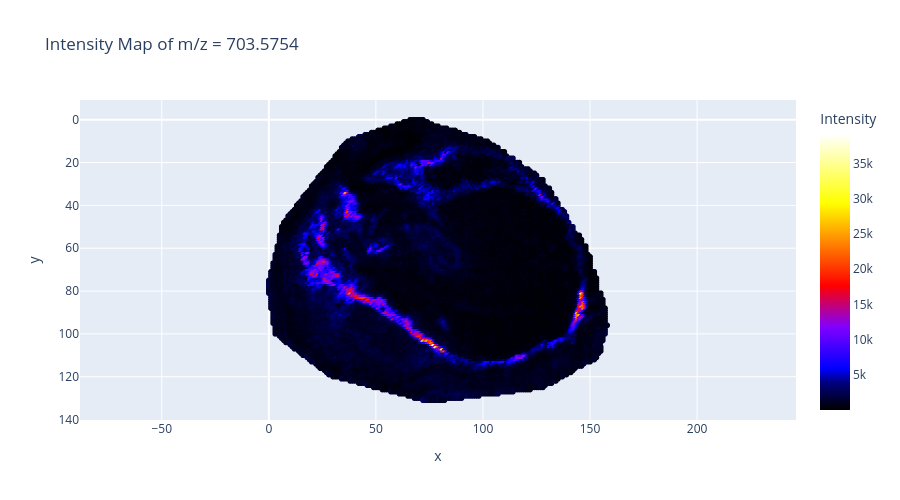

The cell this chart's notebook holds for it:
### Code cell
plot_mz_across_sample_custom(adata, target_mz=703.5655, tol=0.01)

### Figure 1 — Plotly figure (JSON) as saved in the notebook; plotly's stock layout.template omitted (floating-point values rounded to 4 significant figures; data arrays with more than 128 entries replaced by an {"elided": "..."} marker saying what was removed)
{"data": [{"hovertemplate": "x=%{x}<br>y=%{y}<br>Intensity=%{marker.color}<extra></extra>", "legendgroup": "", "marker": {"color": {"elided": "15562 int values"}, "coloraxis": "coloraxis", "symbol": "circle"}, "mode": "markers", "name": "", "showlegend": false, "type": "scattergl", "x": {"elided": "15562 int values"}, "xaxis": "x", "y": {"elided": "15562 int values"}, "yaxis": "y"}], "layout": {"coloraxis": {"colorbar": {"title": {"text": "Intensity"}}, "colorscale": [[0, "#000000"], [0.1, "#000080"], [0.15, "#0000FF"], [0.3, "#8000FF"], [0.45, "#FF0000"], [0.6, "#FF8000"], [0.75, "#FFFF00"], [1, "#FFFFFF"]]}, "height": 500, "legend": {"tracegroupgap": 0}, "title": {"text": "Intensity Map of m/z = 703.5754"}, "xaxis": {"anchor": "y", "domain": [0, 1], "title": {"text": "x"}}, "yaxis": {"anchor": "x", "autorange": "reversed", "domain": [0, 1], "scaleanchor": "x", "title": {"text": "y"}}}}
